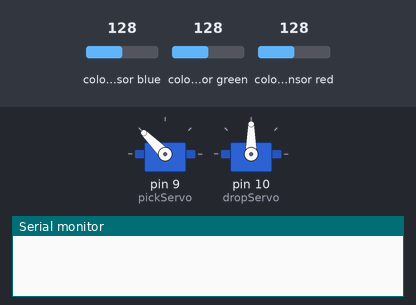
Recording of a sketch running on a simulated Arduino Uno, built with avr-gcc and run on an emulated ATmega328P. Parts: 2 × servo, the last lines printed to the serial monitor. Wiring (inferred from the names in the program): TCS3200 colour sensor: output pin 8; S2 pin 7; S3 pin 6; S0 pin 4; S1 pin 5. The inputs (shaded band) are chosen by the test bench; at power-on: colour sensor blue 128, colour sensor green 128, colour sensor red 128.

Above: at 0.05 s.
At 1.7 s:
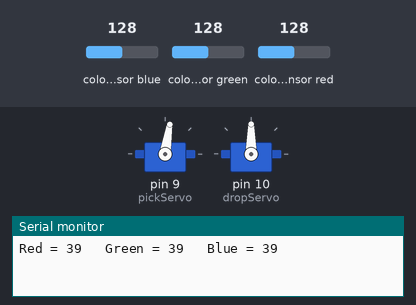
At 2.85 s:
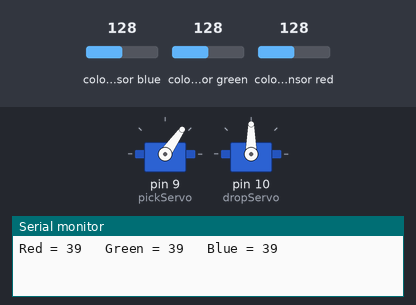
At 3.35 s:
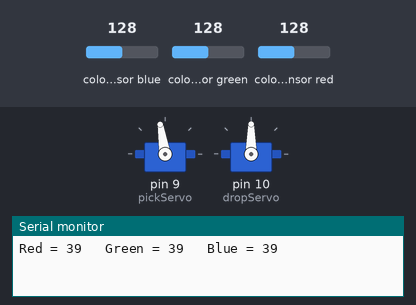
Timing chart, 0 to 7.8 s (numbered marks = the images above):
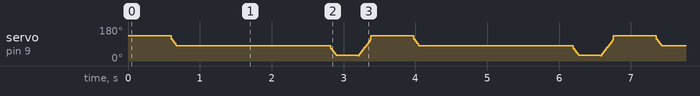

Measured:
- by itself, servo on pin 9 (pickServo): repeats every 3.4 s: 105° 0.02 s, 95° 0.02 s, 85° 0.01 s, 81° 2.2 s, 65° 0.02 s, 55° 0.02 s, 45° 0.02 s, 35° 0.01 s, 30° 0.30 s, 29° 0.02 s, 39° 0.02 s, 49° 0.02 s, 59° 0.02 s, 69° 0.02 s, 79° 0.02 s, 89° 0.02 s, 99° 0.02 s, 109° 0.01 s, 135° 0.60 s, 115° 0.02 s

The sketch:

colourproject.ino
```cpp
#include <Servo.h>
Servo pickServo;
Servo dropServo;

#define S0 4
#define S1 5
#define S2 7
#define S3 6
#define sensorOut 8
int frequency = 0;
int color=0;

int detectColor() {
  // activating red photodiodes to read
  digitalWrite(S2, LOW);
  digitalWrite(S3, LOW);
  frequency = pulseIn(sensorOut, LOW);
  int R = frequency;
  Serial.print("Red = ");
  Serial.print(frequency);//printing RED color frequency
  Serial.print("   ");
  delay(50);

   // activating green photodiodes to read
  digitalWrite(S2, HIGH);
  digitalWrite(S3, HIGH);
  // Reading the output frequency
  frequency = pulseIn(sensorOut, LOW);
  int G = frequency;
  Serial.print("Green = ");
  Serial.print(frequency);
  Serial.print("   ");

   // activating blue photodiodes to read
  digitalWrite(S2, LOW);
  digitalWrite(S3, HIGH);
  frequency = pulseIn(sensorOut, LOW);
  int B = frequency;
  Serial.print("Blue = ");
  Serial.print(frequency);
  Serial.println("   ");

  delay(50);

  delay(50);


if(R<375 & R>350 & G<360 & G>335 & B<320 & B>290){
    color = 1; // Green
       Serial.print("Detected Color is = ");
    Serial.println("GREEN");
}
    if(R<416 & R>370 & G<380 & G>345 & B<300 & B>270){
    color = 2; // Blue
       Serial.print("Detected Color is = ");
    Serial.println("BLUE");
    }

    if(R<343 & R>301 & G<372 & G>306 & B<326 & B>241){
    color = 3; // Yellow
       Serial.print("Detected Color is = ");
    Serial.println("YELLOW");
    }

    if(R<355 & R>335 & G<390 & G>370 & B<320 & B>300){
    color = 4; // Red
       Serial.print("Detected Color is = ");
    Serial.println("RED");
    }

    return color;
    }
/*  if(R<22 & R>20 & G<29 & G>27){
    color = 1; // Red
    Serial.print("Detected Color is = ");
    Serial.println("RED");
  }
  if(G<25 & G>22 & B<22 &B>19){
    color = 2; // Orange
      Serial.println("Orange  ");
  }
  if(R<21 & R>20 & G<28 & G>25){
    color = 3; // Green
      Serial.print("Detected Color is = ");
    Serial.println("GREEN");
  }
  if(R<38 & R>24 & G<44 & G>30){
    color = 4; // Yellow
       Serial.print("Detected Color is = ");
    Serial.println("YELLOW");
  }
  if (G<29 & G>27 & B<22 &B>19){
    color = 5; // Blue
     Serial.print("Detected Color is = ");
    Serial.println("BLUE");
  }*/


void setup() {
  pinMode(S0, OUTPUT);
  pinMode(S1, OUTPUT);
  pinMode(S2, OUTPUT);
  pinMode(S3, OUTPUT);
  pinMode(sensorOut, INPUT);

  //frequency-scaling to 20% selected
  digitalWrite(S0, LOW);
  digitalWrite(S1, HIGH);

  pickServo.attach(9);
  dropServo.attach(10);

  Serial.begin(9600);
}

void loop() {
  //initial position of servo motor
  pickServo.write(135);
  delay(600);

  for(int i = 115; i > 80; i--) {
    pickServo.write(i);
    delay(2);
  }
  delay(500);
  //read color values by calling function. save the values for conclusion in variable
  color = detectColor();
  delay(1000);

  switch (color) {
    case 1:
    dropServo.write(70);

    break;

    case 2:
    dropServo.write(110);
    break;

    case 3:
    dropServo.write(140);
    break;

    case 4:
    dropServo.write(170);
    break;

    case 5:
    dropServo.write(170);
    break;

    case 0:
    break;
  }
  delay(500);

  for(int i = 65; i > 29; i--) {
    pickServo.write(i);
    delay(2);
  }
  delay(300);

  for(int i = 29; i < 115; i++) {
    pickServo.write(i);
    delay(2);
  }
  color=0;
}
```
